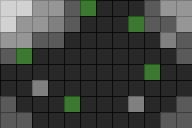

A 2D game scene composited from a Tiled map and its tileset images. What follows is a short description and the map's XML, with every tile layer's data as written:
An orthogonal 12x8 tile map with 16x16 px tiles, 3 tile layers (terrain, height, obstacles), 3 tilesets and 4 objects (2x zone, patrol, spawn).

<map version="1.10" tiledversion="1.11.2" orientation="orthogonal" renderorder="right-down" width="12" height="8" tilewidth="16" tileheight="16" infinite="0" nextlayerid="5" nextobjectid="5">
 <tileset firstgid="1" source="../tilesets/terrain.tsx" />
 <tileset firstgid="5" source="../tilesets/heights.tsx" />
 <tileset firstgid="9" source="../tilesets/obstacles.tsx" />
 <layer id="1" name="terrain" width="12" height="8">
  <data encoding="csv">
2,2,2,2,1,1,4,1,1,2,2,2,
2,2,2,1,1,1,4,1,1,1,2,2,
2,2,1,1,1,1,4,1,1,1,1,2,
1,1,1,1,3,3,4,3,1,1,1,1,
1,1,1,3,3,3,4,3,3,1,1,1,
1,1,1,1,3,3,4,3,1,1,1,2,
2,1,1,1,1,1,4,1,1,1,2,2,
2,2,1,1,1,1,4,1,1,2,2,2
</data>
 </layer>
 <layer id="2" name="height" width="12" height="8">
  <data encoding="csv">
8,8,7,7,6,6,5,5,5,6,7,7,
8,7,7,6,6,5,5,5,5,6,6,7,
7,7,6,6,5,5,5,5,5,5,6,6,
6,6,5,5,5,5,5,5,5,5,5,6,
5,5,5,5,5,5,5,5,5,5,5,5,
5,5,5,5,5,5,5,5,5,5,5,5,
6,5,5,5,5,5,5,5,5,5,5,6,
6,6,5,5,5,5,5,5,5,5,6,6
</data>
 </layer>
 <layer id="3" name="obstacles" width="12" height="8">
  <data encoding="csv">
0,0,0,0,0,10,0,0,0,0,0,0,
0,0,0,9,0,0,0,0,10,0,0,0,
0,0,0,0,0,0,0,0,0,0,9,0,
0,10,0,0,0,0,0,0,0,0,0,0,
0,0,0,0,0,0,0,0,0,10,0,0,
0,0,9,0,0,0,0,0,0,0,0,0,
0,0,0,0,10,0,0,0,9,0,0,0,
0,0,0,0,0,0,0,0,0,0,0,0
</data>
 </layer>
 <objectgroup id="4" name="ai">
  <object id="1" name="start_zone" type="zone" x="64" y="96" width="64" height="32" />
  <object id="2" name="objective" type="zone" x="128" y="0" width="48" height="32" />
  <object id="3" name="path_road" type="patrol" x="120" y="8">
   <polyline points="0,0 0,80" />
  </object>
  <object id="4" name="spawn_blue" type="spawn" x="96" y="112">
   <point />
  </object>
 </objectgroup>
</map>
